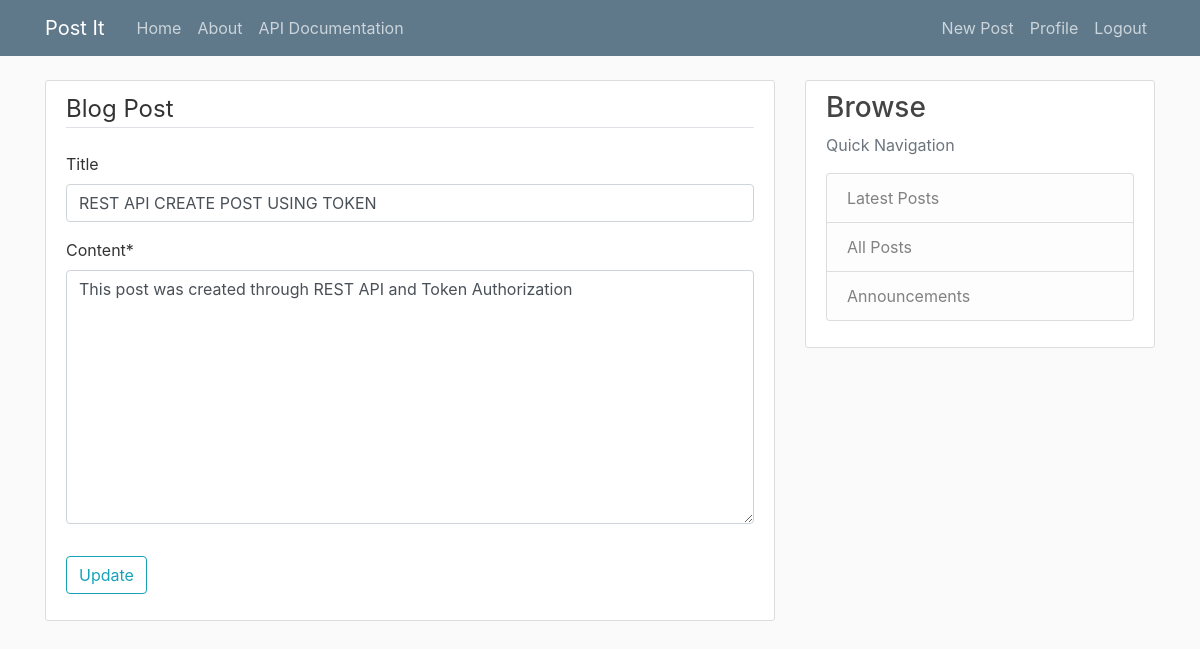
/post/9/update/ (signed in), run on the app's committed database.
### blog/models.py (models this page shows, shortened)
class Post(models.Model):
    title = models.CharField(max_length=100, null=False, blank=True)
    content = models.TextField(null=False, blank=False)
    date_published = models.DateTimeField(default=timezone.now)
    author = models.ForeignKey(User, on_delete=models.CASCADE)

### blog/views.py (the view, shortened to what this page needs)
class PostUpdateView(LoginRequiredMixin, UserPassesTestMixin, UpdateView):
    model = Post
    fields = ['title', 'content']
    template_name = 'blog/update.html'
    def test_func(self):
        post = self.get_object()
        if self.request.user == post.author:
            return True
        return False

### blog/templates/blog/update.html (shortened to what this page needs)
{% extends "blog/base.html" %}
{% load crispy_forms_tags %}
{% block content %}
    <div class="content-section">
        <form method="POST">
            <fieldset class="form-group">
                <legend class="border-bottom mb-4">Blog Post</legend>
                {{ form|crispy }}
            </fieldset>
            <div class="form-group">
                <button class="btn btn-outline-info" type="submit">Update</button>
            </div>
        </form>
    </div>
{% endblock content %}

### blog/static/blog/main.css (style rules this page uses)
body { background: #fafafa; color: #333333; margin-top: 5rem; }
.content-section { background: #ffffff; padding: 10px 20px; border: 1px solid #dddddd; border-radius: 3px; margin-bottom: 20px; }

### data on the page
Post: title "REST API CREATE POST USING TOKEN", content "This post was created through REST API and Token Authorization"
